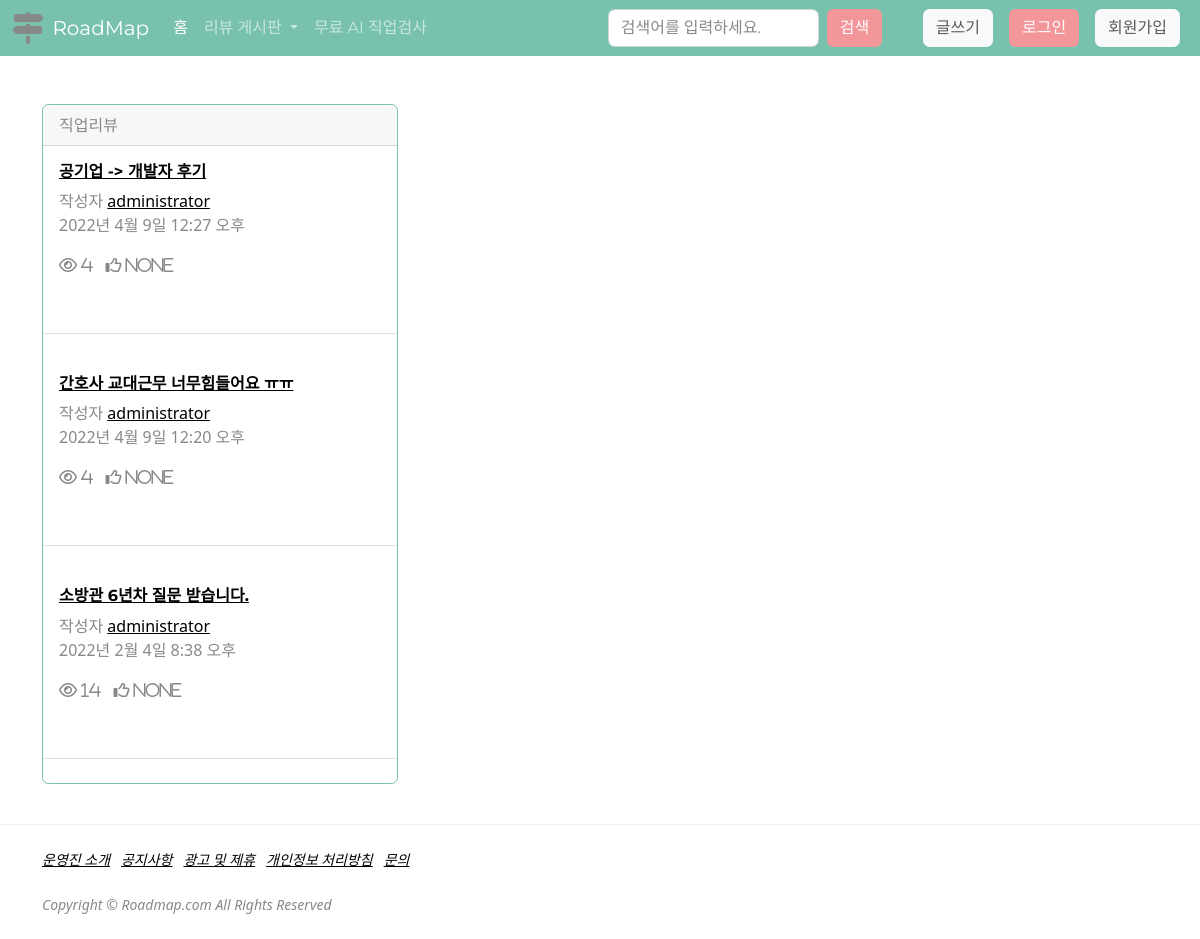
Before: /board/job/ with the older database file.
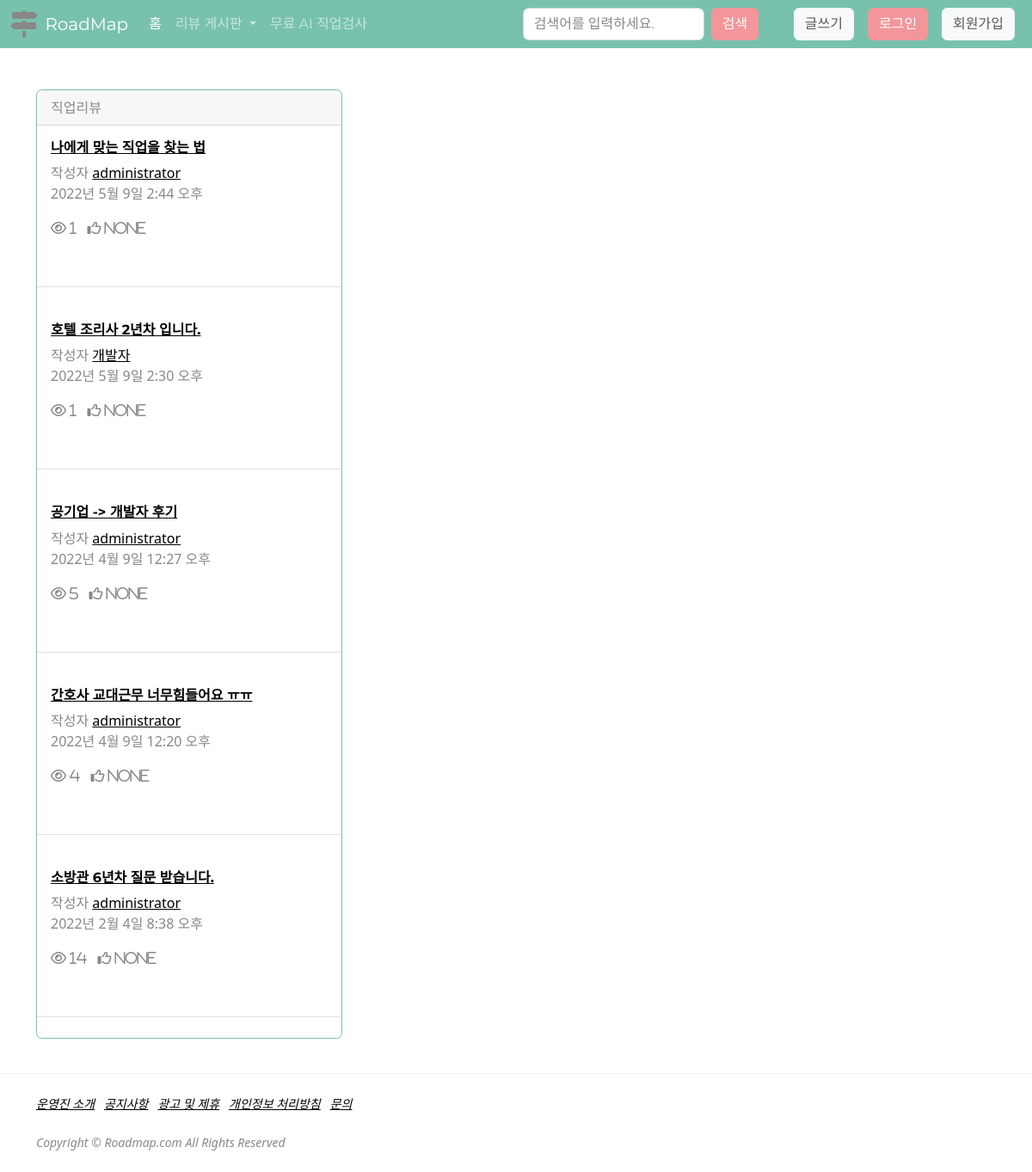
After: the same page with the newer database file.
### board/models.py (models this page shows, shortened)
class Post(models.Model):
    title = models.CharField(max_length=200, verbose_name="제목")
    contents = models.TextField(verbose_name="내용")
    writer = models.ForeignKey(
        'user.BoardMember', on_delete=models.CASCADE, null=True, verbose_name="작성자")
    created_at = models.DateTimeField(
        auto_now_add=True, null=True, verbose_name="작성일")
    updated_at = models.DateTimeField(
        auto_now=True, null=True, verbose_name="최종수정일")
    view_count = models.PositiveIntegerField(default=0, verbose_name="조회수")
    like_count = models.IntegerField(null=True, verbose_name="좋아요수")
    name_choices = (('직업리뷰', '직업리뷰'), ('학과리뷰', '학과리뷰'))
    name = models.CharField(
        max_length=200, null=True, choices=name_choices, verbose_name="게시판명")
    class Meta:
        db_table = 'boards'
        verbose_name = '게시판'
        verbose_name_plural = '게시판'

### user/models.py (models this page shows)
class BoardMember(models.Model):
    username = models.CharField(max_length=100, verbose_name='유저ID')
    email = models.EmailField(max_length=100, verbose_name='유저메일')
    password = models.CharField(max_length=100, verbose_name='유저PW')
    created_at = models.DateTimeField(auto_now_add=True, verbose_name='가입날짜')
    updated_at = models.DateTimeField(auto_now=True, verbose_name='마지막수정일')
    def __str__(self):
        return self.username
    class Meta:
        db_table = 'boardmembers'
        verbose_name = '게시판멤버'
        verbose_name_plural = '게시판멤버'

### board/views.py (the view)
# urls.py: path('job/', views.job, name='job'),
def job(request):
    job_models = Post.objects.filter(name='직업리뷰').order_by('-id')
    return render(request, 'board.html', {'post': job_models, 'board_name': '직업'})

### board/templates/board.html (shortened to what this page needs)
{% extends "base.html" %}
{% block body %}
{% load static %}
<div class="container">
    <div class="row">
        <div class="col-sm-4">
            <div class="card border-primary mb-3" style="max-width: 25rem;">
                <div class="card-header">{{board_name}}리뷰</div>
                {% for board_detail in post %}
                <div class="card-body">
                    <a href="{% url 'board_detail' board_detail.pk %}">
                        <h6 class="card-title">{{board_detail.title}}</h6>
                    </a>
                    <p class="card-text">작성자
                        <a href="{% url 'board_detail' board_detail.pk %}">{{board_detail.writer}}</a><br>
                        {{board_detail.created_at}}
                    </p>
                    <p class="post-counter">
                        <i class="far fa-eye"> {{board_detail.view_count}}</i>
                        <i class="far fa-thumbs-up"> {{board_detail.like_count}}</i>
                </div>
                <hr class="my-4" />
                {% endfor %}
            </div>
        </div>
    </div>
</div>
{% endblock body %}

Changed rows visible on the page:
added Post: title "나에게 맞는 직업을 찾는 법", writer "administrator", created_at "2022년 5월 9일 2:44 오후", view_count "1", like_count "None"
added Post: title "호텔 조리사 2년차 입니다.", writer "개발자", created_at "2022년 5월 9일 2:30 오후", view_count "1", like_count "None"
changed Post "공기업 -> 개발자 후기": view_count "4" → "5"
